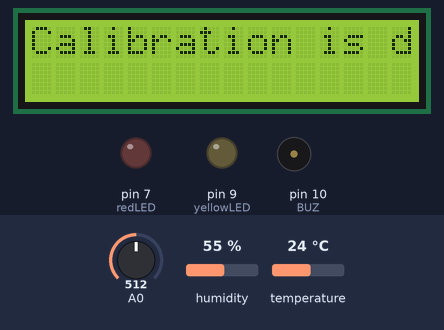
Simulated run of this sketch. Board: Arduino Uno, built with avr-gcc and run on an emulated ATmega328P. Shown: 16×2 character LCD, output pins drawn as LEDs (lit = HIGH), buzzer (waves = sounding, pin HIGH). The inputs (shaded band) are chosen by the test bench; at power-on: A0 = 512, humidity 55 %, temperature 24 °C. What the sketch prints to the serial monitor is not drawn.

Above: at 25.1 s.
At 25.7 s:
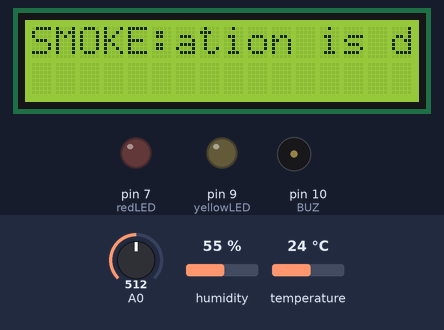
At 26.4 s:
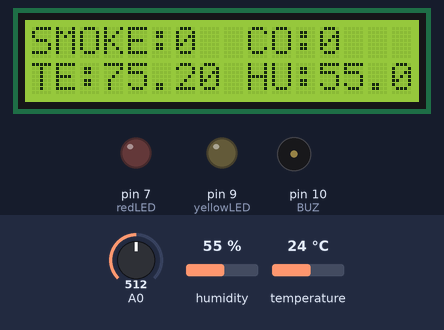

The sketch:

Rithika_GasSensor.ino
```cpp
#include <DHT.h>
#include <DHT_U.h>

#include <Adafruit_Sensor.h>

#define         MQ_PIN                       (0)     //define which  analog input channel you are going to use
#define         RL_VALUE                     (5)     //define the load resistance on the board, in kilo ohms
#define         RO_CLEAN_AIR_FACTOR          (9.83)  //RO_CLEAR_AIR_FACTOR=(Sensor resistance in clean air)/RO,
                                                     //which is derived from the  chart in datasheet
#define         DHT11_PIN 8 // define DHT pin


/**********************Software Related Macros***********************************/
#define         CALIBARAION_SAMPLE_TIMES     (50)    //define how many samples you are  going to take in the calibration phase
#define         CALIBRATION_SAMPLE_INTERVAL  (500)   //define the time interal(in milisecond) between each samples in the
                                                     //cablibration phase
#define         READ_SAMPLE_INTERVAL         (50)    //define how many samples you are  going to take in normal operation
#define         READ_SAMPLE_TIMES            (5)     //define the time interal(in milisecond) between each samples in


#include  <LiquidCrystal.h>

const int rs = 12, en = 11, d4 = 5, d5 = 4, d6 = 3, d7  = 2;
LiquidCrystal lcd(rs, en, d4, d5, d6, d7);                                                     //normal  operation

/*********************Application Related Macros*********************************/
#define         GAS_LPG                      (0)
#define         GAS_CO                       (1)
#define         GAS_SMOKE                    (2)

/****************************Globals**********************************************/
float           LPGCurve[3]  =  {2.3,0.21,-0.47};   //two points are taken from the curve.
                                                    //with these two points,  a line is formed which is "approximately equivalent"
                                                    //to  the original curve.
                                                    //data  format:{ x, y, slope}; point1: (lg200, 0.21), point2: (lg10000, -0.59)
float           COCurve[3]  =  {2.3,0.72,-0.34};    //two points are taken from the curve.
                                                    //with these two points,  a line is formed which is "approximately equivalent"
                                                    //to  the original curve.
                                                    //data  format:{ x, y, slope}; point1: (lg200, 0.72), point2: (lg10000,  0.15)
float           SmokeCurve[3] ={2.3,0.53,-0.44};    //two points are taken from the curve.
                                                    //with these two points,  a line is formed which is "approximately equivalent"
                                                    //to  the original curve.
                                                    //data  format:{ x, y, slope}; point1: (lg200, 0.53), point2: (lg10000,  -0.22)
float           Ro           =  10;                 //Ro is initialized to 10 kilo ohms

int             BUZ          = 10;
int             MQ2Threshold = 10;
int             redLED       = 7;
int             yellowLED    = 9;

DHT         oDHT(DHT11_PIN, DHT11);
double          tempF = 0;
double          tempK = 0;
double          humidity = 0;

int             tempThreshold = 50;
int             humidityThreshold = 30;

void setup()
{
  Serial.begin(9600);                               //UART  setup, baudrate = 9600bps

  Serial.print("Calibrating...");
  lcd.print("Calibrating...");
  Ro = MQCalibration(MQ_PIN);                       //Calibrating the sensor. Please  make sure the sensor is in clean air

  lcd.begin(16, 2);                                                   //when  you perform the calibration

  pinMode(BUZ, OUTPUT);
  pinMode(redLED, OUTPUT);
  pinMode(yellowLED, OUTPUT);

  Serial.print("Calibration  is done...");
  Serial.print("Ro=");
  Serial.print(Ro);
  Serial.print("kohm");
  Serial.print("");
lcd.print("Calibration is done...");
lcd.print("Ro=");
lcd.print(Ro);
lcd.print("kohm");
lcd.print("");

}

void loop()
{
   digitalWrite(redLED, LOW);
   digitalWrite(yellowLED, LOW);

   //Serial.print("LPG:");
   //Serial.print(MQGetGasPercentage(MQRead(MQ_PIN)/Ro,GAS_LPG)  );
   //Serial.print( "ppm" );
   //Serial.print("    ");
   Serial.print("CO:");
   Serial.print(MQGetGasPercentage(MQRead(MQ_PIN)/Ro,GAS_CO) );
   Serial.print(  "ppm" );
   Serial.print("    ");
   Serial.print("SMOKE:");
   Serial.print(MQGetGasPercentage(MQRead(MQ_PIN)/Ro,GAS_SMOKE) );
   Serial.print(  "ppm" );
   Serial.print("");
   lcd.setCursor(0, 0);
   //lcd.print("LPG:");
   //lcd.print(MQGetGasPercentage(MQRead(MQ_PIN)/Ro,GAS_LPG)  );
   lcd.print("SMOKE:");
   lcd.print(MQGetGasPercentage(MQRead(MQ_PIN)/Ro,GAS_SMOKE) );
   //lcd.print( "ppm" );
   lcd.print("     ");
   lcd.setCursor(9, 0);
   lcd.print("CO:");
   lcd.print(MQGetGasPercentage(MQRead(MQ_PIN)/Ro,GAS_CO) );
   //lcd.print( "ppm"  );
   lcd.print("       ");
   //lcd.setCursor(0, 1);
   //lcd.print("SMOKE:");
   //lcd.print(MQGetGasPercentage(MQRead(MQ_PIN)/Ro,GAS_SMOKE) );
   //lcd.print(  "ppm" );

  //ALERT Through Buzzer - Smoke Threshold
  int MQ2Sensor = MQGetGasPercentage(MQRead(MQ_PIN)/Ro,GAS_SMOKE);
  if (MQ2Sensor-50 > MQ2Threshold)
  {
    tone(BUZ, 2000, 100);
    digitalWrite(yellowLED, HIGH);
    delay(1000);
    digitalWrite(yellowLED, LOW);
    delay(1000);
  }
  else
  {
    noTone(BUZ);
    digitalWrite(yellowLED, LOW);
  }

  //reading temperature and humidiy from DHT11 sensor
  oDHT.begin();
  int readDHT  = oDHT.read(DHT11_PIN);
  tempF  = (oDHT.readTemperature()*(1.8)) + 32;
  tempK = oDHT.readTemperature()  + 273.15;
  lcd.setCursor(0, 1);
  lcd.print("TE:");
  lcd.print(tempF);

  Serial.print(" Temp:" );
  Serial.print(tempF);

  humidity = oDHT.readHumidity();
  Serial.print(" Humidity:" );
  Serial.print(humidity);
  Serial.print(" .." );

  lcd.print("     ");
  lcd.setCursor(9, 1);
  lcd.print("HU:");
  lcd.print(humidity);

  //ALERT Through Buzzer - High Temp and Low Humidity
  if (tempF >= tempThreshold and humidity <= humidityThreshold)
  {
    tone(BUZ, 1000, 100);
    digitalWrite(redLED, HIGH);
    delay(1000);
    digitalWrite(redLED, LOW);
    delay(1000);
  }
  else
  {
    noTone(BUZ);
    digitalWrite(redLED, LOW);
  }


  lcd.print("         ");
  delay(800);
}

/****************  MQResistanceCalculation **************************************
Input:   raw_adc  - raw value read from adc, which represents the voltage
Output:  the calculated  sensor resistance
Remarks: The sensor and the load resistor forms a voltage divider.  Given the voltage
         across the load resistor and its resistance, the resistance  of the sensor
         could be derived.
**********************************************************************************/
float MQResistanceCalculation(int raw_adc)
{
  return ( ((float)RL_VALUE*(1023-raw_adc)/raw_adc));
}

/*************************** MQCalibration **************************************
Input:   mq_pin - analog channel
Output:  Ro of the sensor
Remarks: This function  assumes that the sensor is in clean air. It use
         MQResistanceCalculation  to calculates the sensor resistance in clean air
         and then divides it  with RO_CLEAN_AIR_FACTOR. RO_CLEAN_AIR_FACTOR is about
         10, which differs  slightly between different sensors.
**********************************************************************************/
float MQCalibration(int mq_pin)
{
  int i;
  float val=0;

  for (i=0;i<CALIBARAION_SAMPLE_TIMES;i++) {            //take multiple samples
    val += MQResistanceCalculation(analogRead(mq_pin));
    delay(CALIBRATION_SAMPLE_INTERVAL);
  }
  val = val/CALIBARAION_SAMPLE_TIMES;                   //calculate the average  value

  val = val/RO_CLEAN_AIR_FACTOR;                        //divided  by RO_CLEAN_AIR_FACTOR yields the Ro
                                                        //according  to the chart in the datasheet

  return val;
}
/***************************  MQRead *******************************************
Input:   mq_pin - analog  channel
Output:  Rs of the sensor
Remarks: This function use MQResistanceCalculation  to caculate the sensor resistenc (Rs).
         The Rs changes as the sensor  is in the different consentration of the target
         gas. The sample times  and the time interval between samples could be configured
         by changing  the definition of the macros.
**********************************************************************************/
float MQRead(int mq_pin)
{
  int i;
  float rs=0;

  for (i=0;i<READ_SAMPLE_TIMES;i++)  {
    rs += MQResistanceCalculation(analogRead(mq_pin));
    delay(READ_SAMPLE_INTERVAL);
  }

  rs = rs/READ_SAMPLE_TIMES;

  return rs;
}

/***************************  MQGetGasPercentage ********************************
Input:   rs_ro_ratio -  Rs divided by Ro
         gas_id      - target gas type
Output:  ppm of the  target gas
Remarks: This function passes different curves to the MQGetPercentage  function which
         calculates the ppm (parts per million) of the target  gas.
**********************************************************************************/
int MQGetGasPercentage(float rs_ro_ratio, int gas_id)
{
  if ( gas_id  == GAS_LPG ) {
     return MQGetPercentage(rs_ro_ratio,LPGCurve);
  } else  if ( gas_id == GAS_CO ) {
     return MQGetPercentage(rs_ro_ratio,COCurve);
  } else if ( gas_id == GAS_SMOKE ) {
     return MQGetPercentage(rs_ro_ratio,SmokeCurve);
  }

  return 0;
}

/***************************  MQGetPercentage  ********************************
Input:   rs_ro_ratio - Rs divided by Ro
         pcurve      - pointer to the curve of the target gas
Output:  ppm of  the target gas
Remarks: By using the slope and a point of the line. The x(logarithmic  value of ppm)
         of the line could be derived if y(rs_ro_ratio) is provided.  As it is a
         logarithmic coordinate, power of 10 is used to convert the  result to non-logarithmic
         value.
**********************************************************************************/
int  MQGetPercentage(float rs_ro_ratio, float *pcurve)
{
  return (pow(10,(  ((log(rs_ro_ratio)-pcurve[1])/pcurve[2]) + pcurve[0])));
}
```

Measured:
- what the display in image 0 shows lasts 0.5 s, from 25.1 s to 25.6 s
